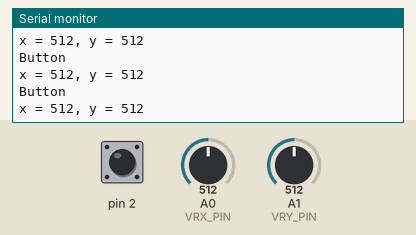
This sketch was run on a simulated Arduino Uno, built with avr-gcc and run on an emulated ATmega328P. Shown: the last lines printed to the serial monitor. The test bench sets the inputs (shaded band); at power-on: A0 (VRX_PIN) = 512, A1 (VRY_PIN) = 512, pin 2 HIGH.

Above: at 1.2 s.
1.3 s: A0 (VRX_PIN) set to 716
At 1.56 s:
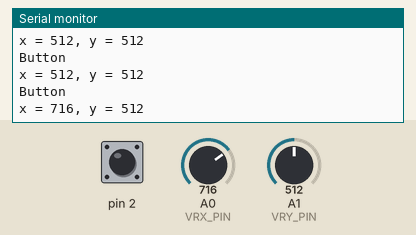
2.8 s: A1 (VRY_PIN) set to 716
At 2.97 s:
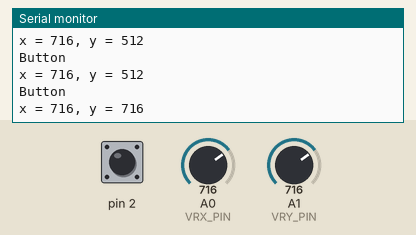
4.3 s: A0 (VRX_PIN) set to 900
At 4.37 s:
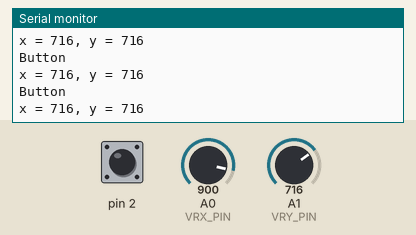
5.8 s: A1 (VRY_PIN) set to 900
At 5.98 s:
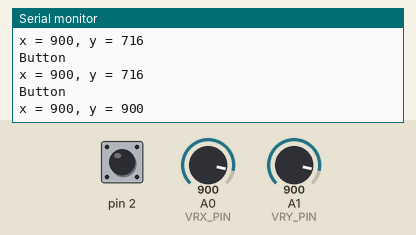
Timing chart, 0 to 8.3 s (numbered marks = the images above; inputs shaded):
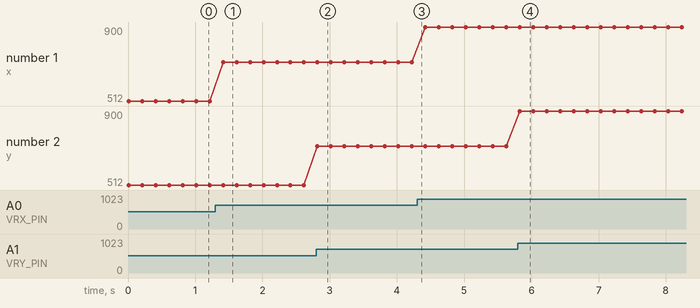

The sketch:

sketch_sep14a.ino
```cpp
#define VRX_PIN  A0
#define VRY_PIN  A1
int xValue = 0;
int yValue = 0;

void setup()
{
  Serial.begin(9600);
  pinMode(2, INPUT_PULLUP);

}

void loop()

{
  if(digitalRead(2) == HIGH){

  	Serial.println("Button");

  } else {

   	Serial.println("");
  }

  xValue = analogRead(VRX_PIN);
  yValue = analogRead(VRY_PIN);


  Serial.print("x = ");
  Serial.print(xValue);
  Serial.print(", y = ");
  Serial.println(yValue);
  delay(200);

}
```

Measured:
- after the input at 1.3 s, the serial monitor: prints a new line after 0.11 s (image 1)
- after the input at 2.8 s, the serial monitor: prints a new line at once (image 2)
- after the input at 5.8 s, the serial monitor: prints a new line at once (image 4)
- plotted number 1: 512 → 716 after the input at 1.3 s, 716 → 900 after the input at 4.3 s
